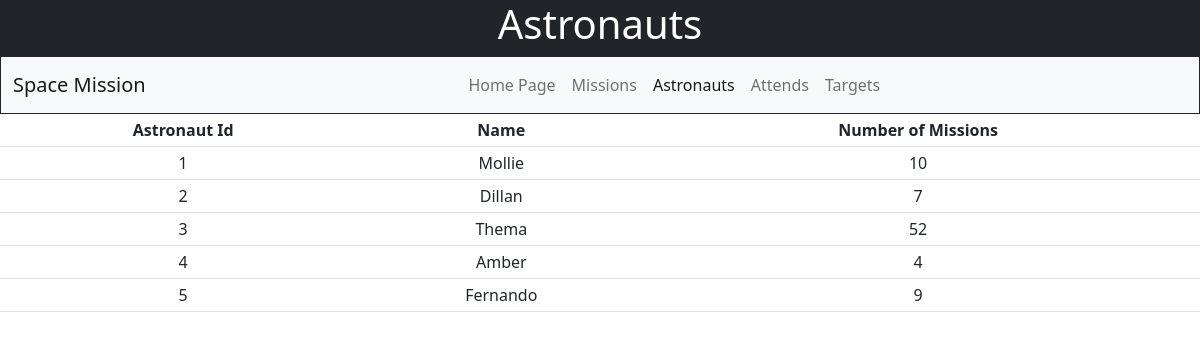
The page /view_ast.php on the database its author committed.
### tables this page shows
CREATE TABLE IF NOT EXISTS `astronaut` (
  `astronaut_id` int(11) NOT NULL,
  `name` text,
  `no_mission` int(11) DEFAULT NULL
);

### view_ast.php (the view, shortened to what this page needs)
<!DOCTYPE html>
<html>
    <head>
       <link href="https://cdn.jsdelivr.net/npm/bootstrap@5.1.1/dist/css/bootstrap.min.css" rel="stylesheet">
    </head>
    <body>
      <div class="row">
      <div class="col d-flex justify-content-center bg-dark text-white">
        <h1>Astronauts</h1>
      </div>
    </div>
    <nav class="navbar navbar-expand-lg navbar-light bg-light border border-dark">
      <div class="container-fluid">
        <a class="navbar-brand"  href="index.php">Space Mission</a>
        <div class="collapse navbar-collapse justify-content-center" id="navbarNavAltMarkup">
          <div class="navbar-nav">
            <a class="nav-link" href="index.php">Home Page</a>
            <a class="nav-link" href="missions.php">Missions</a>
            <a class="nav-link active" href="astronaut.php">Astronauts</a>
            <a class="nav-link" href="attends.php">Attends</a>
            <a class="nav-link" href="target.php">Targets</a>
          </div>
        </div>
      </div>
    </nav>
    <table class="table table-sm p-2 text-center">
      <tr>
      <th scope="col p-2">Astronaut Id</th>
      <th scope="col p-2">Name</th>
      <th scope="col p-2">Number of Missions</th>
    </tr>
    <?php
      $connection = mysqli_connect(DB_HOST, DB_USER, DB_PASSWORD, DB_NAME);
    $sql = "SELECT * FROM astronaut";
    $result = mysqli_query($connection, $sql);
    if (mysqli_num_rows($result) > 0) {
    while($tb_row = mysqli_fetch_assoc($result)) {
    echo "<tr><td>" . $tb_row["astronaut_id"]. "</td><td>" . $tb_row["name"]. "</td><td>". $tb_row ["no_mission"]."</td></tr>";
    }
    }
    else {
    echo "There's no data stored in the table currently";
    }
    ?>
    </table>
  </body>
</html>

### rows shown on the page
astronaut: astronaut_id "1", name "Mollie", no_mission "10"
astronaut: astronaut_id "2", name "Dillan", no_mission "7"
astronaut: astronaut_id "3", name "Thema", no_mission "52"
astronaut: astronaut_id "4", name "Amber", no_mission "4"
astronaut: astronaut_id "5", name "Fernando", no_mission "9"
